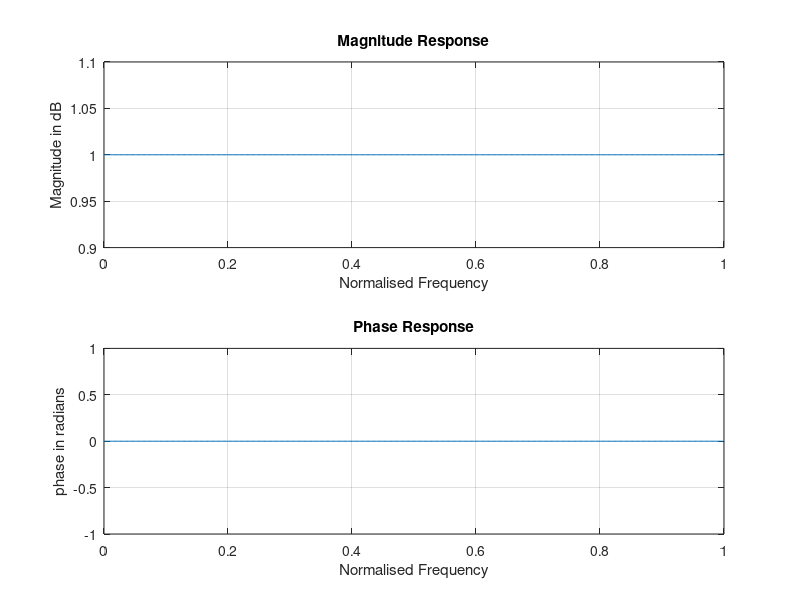

MATLAB code to generate this figure:
%MATLAB program to plot the frequency response (magnitude and phase response) of a given difference equation. 
clc;
clear all; 
b=input('Enter the numerator coefficients:'); 
a=input('Enter the denominator coefficients:'); 
[h,w]=freqz(b,a); 
subplot(2,1,1); 
plot(w/pi,abs(h)); 
grid; 
xlabel('Normalised Frequency'); 
ylabel('Magnitude in dB'); 
title('Magnitude Response'); 
subplot(2,1,2); 
plot(w/pi,angle(h)); 
grid; 
xlabel('Normalised Frequency'); 
ylabel('phase in radians'); 
title('Phase Response');
